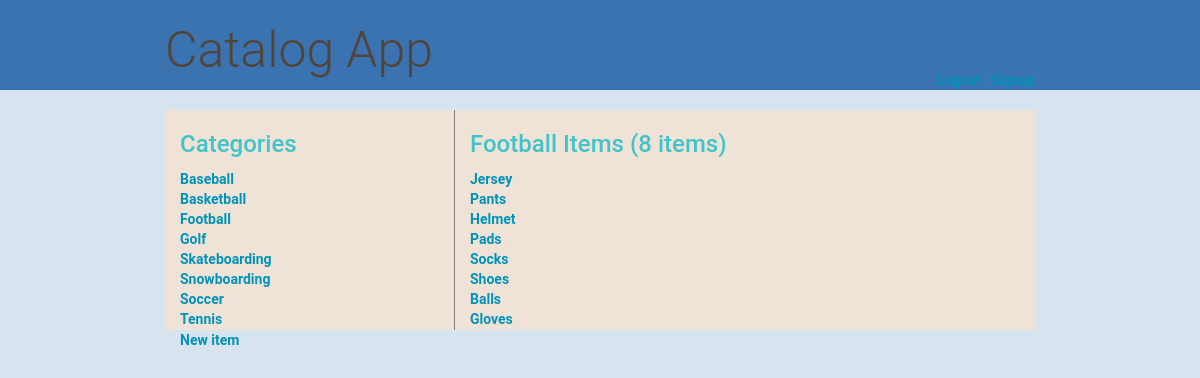
The app's page /catalog/Football/ (signed in) with its own data.
### db_setup2.py (models this page shows, shortened)
class Category(Base):
    __tablename__ = 'category'
    name = Column(String(80), primary_key=True, nullable=False)

class Item(Base):
    __tablename__ = 'item'
    name = Column(String(80), nullable=False)
    id = Column(Integer, primary_key=True)
    description = Column(String(1000))
    created = Column(DateTime, default=datetime.datetime.utcnow)
    category_name = Column(String, ForeignKey('category.name'))
    category = relationship(Category)

### catalog2.py (the view)
@app.route('/catalog/<category_name>/')
def showCategory(category_name):
    categories = session.query(Category).order_by(asc(Category.name))
    category = session.query(Category).filter_by(name=category_name)
    items = session.query(Item).filter_by(category_name=category_name).all()
    numitems = len(items)
    if 'username' not in login_session:
        return render_template(
                    'publicCategory.html', categories=categories,
                    items=items, category=category,
                    category_name=category_name, numitems=numitems)
    else:
        return render_template(
                    'category.html',
                    categories=categories,
                    items=items, category=category,
                    category_name=category_name,
                    numitems=numitems)

### templates/category.html
{% extends "main.html" %}
{% block content %}
    <div class="category-list col-xs-4">
        <h2> Categories </h2>
        <ul>
            {% for category in categories %}
            <li class="list-item-link">
                <a href="{{url_for('showCategory', category_name = category.name)}}">
                    {{category.name}}
                </a>
            </li>
            {% endfor %}
        </ul>
    </div>
    <div class="items-list col-xs-8">
        <h2> {{category_name}} Items ({{numitems}} items)</h2>
        <ul>
            {% for item in items %}
            <li class="list-item-link">
                <a href="{{url_for('showItem', category_name = item.category_name, item_name = item.name)}}">
                    {{item.name}}
                </a>
            </li>
            {% endfor %}
        </ul>
    </div>
    <div class="new-item-link">
        <a href="{{url_for('newItem', category_name = category_name)}}">New item</a>
    </div>
{% endblock %}

### static/mystyles.css (style rules this page uses)
* { font-family: "Helvetica Neue Bold", Roboto, Helvetica, Arial, sans-serif; font-weight: 700; }
body { background-color: #d7e3ef; }
h2 { font-size: 24px; color: #42C3C9; line-height: 29px; }
ul { list-style-type: none; margin: 0; padding: 0; }
a { font-size: 14px; color: #0093B9; line-height: 17px; }
.category-list { min-width: 137px; min-height: 220px; background-color: #EFE3D7; border-right: 1px solid grey; }
.items-list { min-height: 220px; background-color: #EFE3D7; }
.new-item-link { padding-left: 15px; }

### records on screen
Category: name "Baseball"
Category: name "Basketball"
Category: name "Football"
Category: name "Golf"
Category: name "Skateboarding"
Category: name "Snowboarding"
Category: name "Soccer"
Category: name "Tennis"
Item: name "Jersey"
Item: name "Pants"
Item: name "Helmet"
Item: name "Pads"
Item: name "Socks"
Item: name "Shoes"
Item: name "Balls"
Item: name "Gloves"

### other values on screen
{{ category_name }} "Football"
{{ numitems }} "8"
